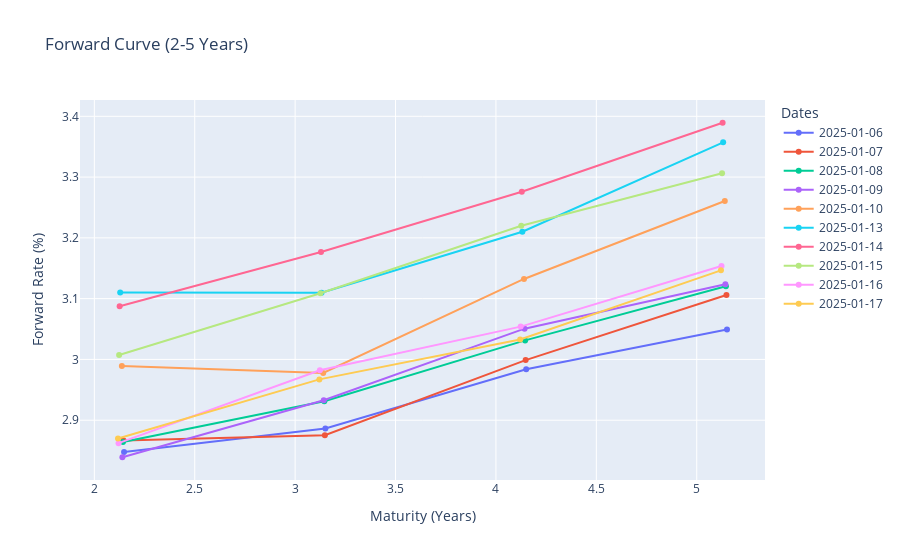

The cell this chart's notebook holds for it:
### Code cell
fig = go.Figure()

for date in date_columns:
    bonds = []
    d = pd.to_datetime(date)

    # Calculate remaining maturity for all rows
    Remaining_Maturity = (pd.to_datetime(dirty["Maturity Date"]) - d).dt.days / 365

    for i in range(len(data)):
        row = dirty.iloc[i]
        maturity = Remaining_Maturity.iloc[i]  # Get the maturity for this bond
        bond = (row[date], row["Coupon"] * 100, maturity)  # Price, Coupon, Maturity
        bonds.append(bond)

    bonds = [
        (float(price), float(coupon), float(maturity))
        for price, coupon, maturity in bonds
    ]

    spot_rates = bootstrap_spot_curve(bonds)
    maturities = [bond[2] for bond in bonds]
    spot_rates = spot_rates[2:][::2]
    maturities = maturities[2:][::2]
    forward_rates = calculate_1y_forward_curve_semiannual(spot_rates, maturities)
    maturities = maturities[1:]

    fig.add_trace(
        go.Scatter(
            x=maturities,
            y=[rate * 100 for rate in forward_rates],
            mode='lines+markers',
            name=str(date)
        )
    )

fig.update_layout(
    title='Forward Curve (2-5 Years)',
    xaxis_title='Maturity (Years)',
    yaxis_title='Forward Rate (%)',
    legend_title="Dates"
)

fig.show()

### Figure 1 — Plotly figure (JSON) as saved in the notebook; plotly's stock layout.template omitted (floating-point values rounded to 4 significant figures)
{"data": [{"mode": "lines+markers", "name": "2025-01-06", "x": [2.148, 3.151, 4.151, 5.151], "y": [2.848, 2.886, 2.984, 3.049], "type": "scatter"}, {"mode": "lines+markers", "name": "2025-01-07", "x": [2.145, 3.148, 4.148, 5.148], "y": [2.867, 2.875, 2.999, 3.106], "type": "scatter"}, {"mode": "lines+markers", "name": "2025-01-08", "x": [2.142, 3.145, 4.145, 5.145], "y": [2.864, 2.931, 3.031, 3.12], "type": "scatter"}, {"mode": "lines+markers", "name": "2025-01-09", "x": [2.14, 3.142, 4.142, 5.142], "y": [2.839, 2.933, 3.051, 3.124], "type": "scatter"}, {"mode": "lines+markers", "name": "2025-01-10", "x": [2.137, 3.14, 4.14, 5.14], "y": [2.989, 2.978, 3.132, 3.261], "type": "scatter"}, {"mode": "lines+markers", "name": "2025-01-13", "x": [2.129, 3.132, 4.132, 5.132], "y": [3.11, 3.11, 3.21, 3.357], "type": "scatter"}, {"mode": "lines+markers", "name": "2025-01-14", "x": [2.126, 3.129, 4.129, 5.129], "y": [3.087, 3.177, 3.276, 3.389], "type": "scatter"}, {"mode": "lines+markers", "name": "2025-01-15", "x": [2.123, 3.126, 4.126, 5.126], "y": [3.007, 3.109, 3.22, 3.306], "type": "scatter"}, {"mode": "lines+markers", "name": "2025-01-16", "x": [2.121, 3.123, 4.123, 5.123], "y": [2.862, 2.982, 3.054, 3.154], "type": "scatter"}, {"mode": "lines+markers", "name": "2025-01-17", "x": [2.118, 3.121, 4.121, 5.121], "y": [2.87, 2.967, 3.033, 3.147], "type": "scatter"}], "layout": {"title": {"text": "Forward Curve (2-5 Years)"}, "xaxis": {"title": {"text": "Maturity (Years)"}}, "yaxis": {"title": {"text": "Forward Rate (%)"}}, "legend": {"title": {"text": "Dates"}}}}
